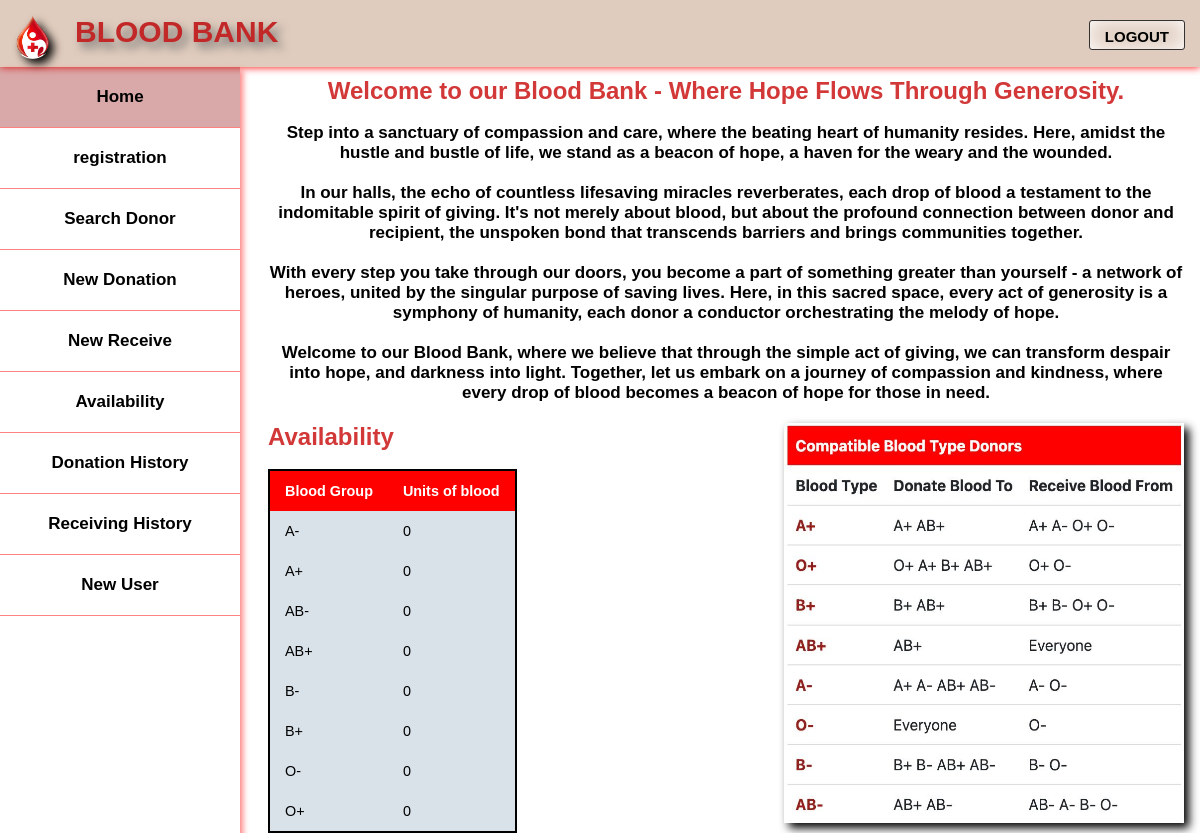
Page /Home.php (signed in) on the committed database.
### tables this page shows
CREATE TABLE `stock` (
  `s_blood_group` varchar(3) NOT NULL,
  `s_quantity` int(5) NOT NULL DEFAULT 0
);

### checkStock.php (the view)
<?php
$sql = "SELECT * FROM Stock";
$result = $con->query($sql);
if ($result->num_rows > 0) {
    echo "<h2>Availability</h2><br>";
    echo "<table><tr><th>Blood Group</th><th>Units of blood </th></tr>";
    while($row = $result->fetch_assoc()) {
        echo "<tr><td>" . $row["s_blood_group"]. "</td><td>" . $row["s_quantity"]."</td></tr>";
    }
    echo "</table>";
} else {
    echo "<p>No blood stock available.</p>";
}
?>

### Home.php (shortened to what this page needs)
<?php
if ($_SESSION["login"] != 1) {
    echo '<h2 style="color: red; text-align: center;">Authentication Error!</h2>';
} else {
    include_once('header.php');
    echo '<div style="text-align: center;">';
    echo "<h2>Welcome to our Blood Bank - Where Hope Flows Through Generosity.</h2><br>";
    echo "<p>Step into a sanctuary of compassion and care, where the beating heart of humanity resides. Here, amidst the hustle and bustle of life, we stand as a beacon of hope, a haven for the weary and the wounded.</p>";
    echo "<p>In our halls, the echo of countless lifesaving miracles reverberates, each drop of blood a testament to the indomitable spirit of giving. It's not merely about blood, but about the profound connection between donor and recipient, the unspoken bond that transcends barriers and brings communities together.</p>";
    echo "<p>With every step you take through our doors, you become a part of something greater than yourself - a network of heroes, united by the singular purpose of saving lives. Here, in this sacred space, every act of generosity is a symphony of humanity, each donor a conductor orchestrating the melody of hope.</p>";
    echo "<p>Welcome to our Blood Bank, where we believe that through the simple act of giving, we can transform despair into hope, and darkness into light. Together, let us embark on a journey of compassion and kindness, where every drop of blood becomes a beacon of hope for those in need.</p>";
    echo '</div>';
    echo '<div style="float: left; margin-right: 20px;">';
    include_once('checkstock.php');
    echo '</div>';
    echo '<div style="float: right;">';
    echo '<img src="res\images\Bloodtable.jpg" width="400" height="400" title="Compatibility of Blood groups" alt="Blood Table" />';
    echo '</div>';
    include_once('footer.php');
}
?>

### header.php (shortened to what this page needs)
<?php
echo '
<!DOCTYPE html>
<html>
<head>
<title>
Blood Bank
</title>
<link rel="stylesheet" type="text/css" href="css\main.css">
</head>
<body>
<div class="header">
<div class ="title">
<img src="res/images/logo2.png" height = "45" width="35" align="top">
&nbsp;
BLOOD BANK
</div><br>
<a href="logout.php">
<button class="btn logout">
LOGOUT
</button></a>
</div>
<div class="container">
<center>
<ul class="tabsWraper">
<li class="tabs">';
if  ($_SESSION["tab"] == "Home")
	echo'<a href="Home.php" class = "active">Home</a>';
else
	echo'<a href="Home.php">Home</a>';
echo '</li><li class="tabs">';
if  ($_SESSION["tab"] == "Registration")
	echo'<a href="Add Person.php" class = "active">registration</a>';
else
	echo'<a href="Add Person.php">registration</a>';
echo '</li><li class="tabs">';
if  ($_SESSION["tab"] == "Search Donor")
	echo'<a href="Search Person.php" class = "active">Search Donor</a>';
else
	echo'<a href="Search Person.php">Search Donor</a>';
echo '</li><li class="tabs">';
if  ($_SESSION["tab"] == "New Donation")
	echo'<a href="New Donation.php" class = "active">New Donation</a>';
else
	echo'<a href="New Donation.php">New Donation</a>';
echo '</li><li class="tabs">';
if  ($_SESSION["tab"] == "New Receive")
	echo'<a href="New Receive.php" class = "active">New Receive</a>';
else
	echo'<a href="New Receive.php">New Receive</a>';
echo '</li><li class="tabs">';
if  ($_SESSION["tab"] == "Availability")
	echo'<a href="Check Stock.php" class = "active">Availability</a>';
else
	echo'<a href="Check Stock.php">Availability</a>';
echo '</li><li class="tabs">';
if  ($_SESSION["tab"] == "Donation History")
	echo'<a href="Donation History.php" class = "active">Donation History</a>';
else
	echo'<a href="Donation History.php">Donation History</a>';
echo '</li><li class="tabs">';
if  ($_SESSION["tab"] == "Receiving History")
	echo'<a href="Receiving History.php" class = "active">Receiving History</a>';
else
	echo'<a href="Receiving History.php">Receiving History</a>';
echo '</li><li class="tabs">';
if  ($_SESSION["tab"] == "New User")
	echo'<a href="Add User.php" class = "active">New User</a>';
else
	echo'<a href="Add User.php">New User</a>';
echo '</li><li class="tabs">';
?>
</ul>
</center>
<div class="contents">

### footer.php (shortened to what this page needs)
<?php
echo "</div></div></body></html>";
?>

### css/main.css (style rules this page uses)
* { margin: 0px; padding: 0px; border: none; }
html { background: linear-gradient(#f6cba3); color: #000000; }
h1,h2 { font-family: helvetica; color: #d33838; }
img { filter: drop-shadow(5px 5px 5px #000000); }
p { font-family: Helvetica; font-size: 17px; font-weight: bold; color: #000000; margin-bottom: 20px; }
.title { text-shadow: 5px 6px 10px #6f6f6f; color: #c22828; font-size: 30px; font-weight: bold; font-style: normal; position: relative; }
.header { font-family: Helvetica; box-shadow: 0px 0px 8px #ff0000; position: -webkit-sticky; position: sticky; top: 0; background: #E0CCBE; display: flex; justify-content: space-between; padding: 15px; padding-bottom: 7px; }
.logout { float: right; height: 30px; margin-top: 5px; }
.tabsWraper { box-shadow: 3px 3px 6px #fd8383; list-style-type: none; width: 20%; position: fixed; height: 100%; overflow: auto; }
.tabs a { font-family: Helvetica; font-size: 17px; height: 40px; display: block; color: #000000; font-weight: bold; font-style: normal; padding-top: 20px; text-decoration: none; border-bottom: 1px solid #fd8383; }
.tabs a.active { background-color: #a1272766; color: #000000; }
.contents { background-color: #f9d5bb,#efbfc6; margin-left:21%; padding:10px 16px; }
.btn { font-size: 15px; color: #000; background-color: rgba(255, 255, 255, 0); padding: 7px 15px 7px 15px; box-shadow: inset 0px 0px 20px 0px rgb(255, 255, 255); border: 1px solid #333; border-radius: 3px; font-weight: bold; transition-delay: 0.4s ease; }
table { border-collapse: collapse; font-size: 0.9em; font-family: Helvetica; min-width: 100px; border: 2px solid rgb(0, 0, 0); height: 100px; position: left; right: 50%; margin-right: -3px; top: 0; }
tr { background-color: #f3f3f3; color: #000; text-align: left; }
th { padding: 12px 15px; background-color: #ff0000; color: #ffffff; text-align: left; }
td { background-color: #005b981b; padding: 12px 15px; }

### rows in the picture
stock: s_blood_group "A-", s_quantity "0"
stock: s_blood_group "A+", s_quantity "0"
stock: s_blood_group "AB-", s_quantity "0"
stock: s_blood_group "AB+", s_quantity "0"
stock: s_blood_group "B-", s_quantity "0"
stock: s_blood_group "B+", s_quantity "0"
stock: s_blood_group "O-", s_quantity "0"
stock: s_blood_group "O+", s_quantity "0"
